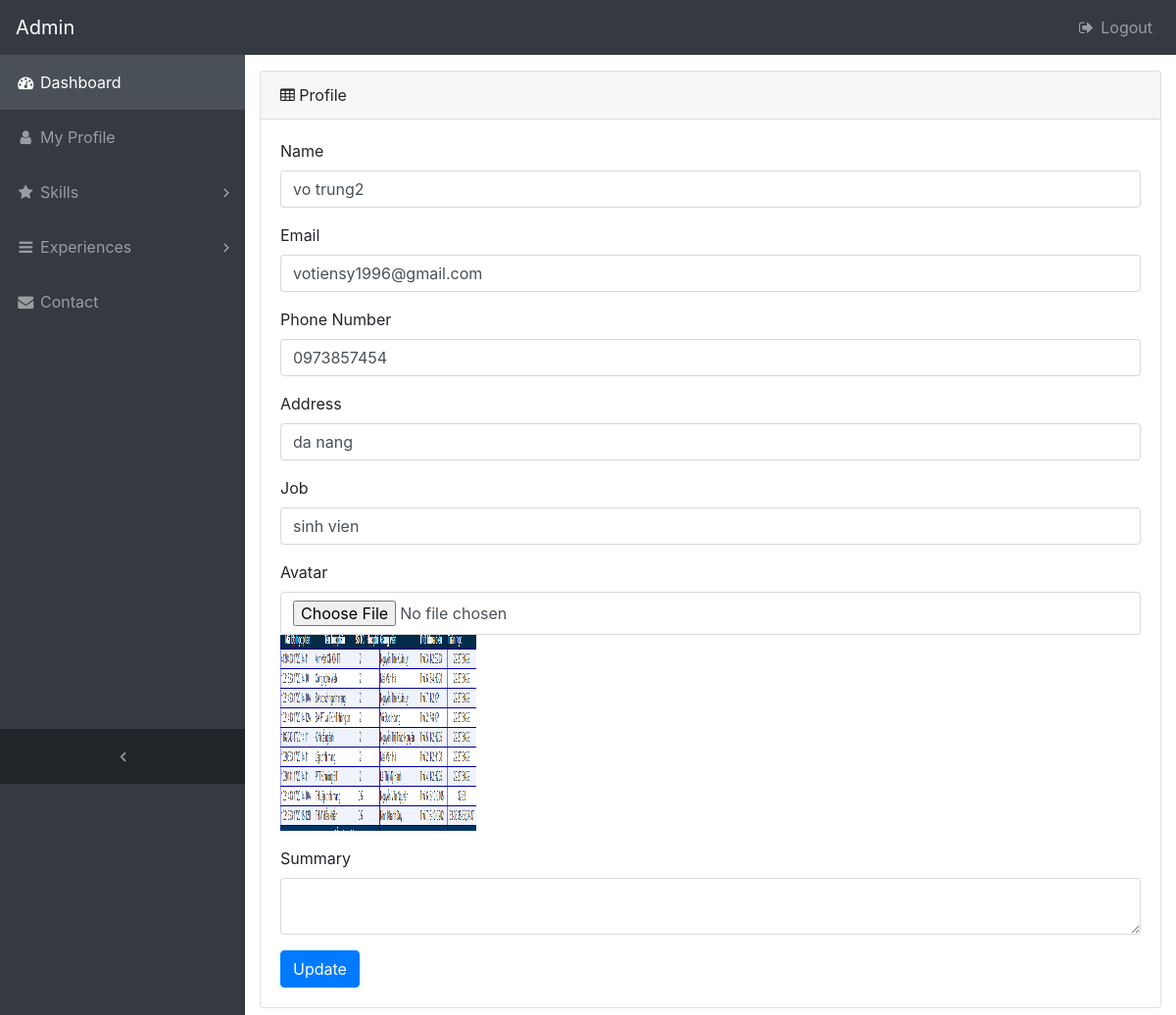
Page /admin/users/profile.php (signed in) on the committed database.
### tables this page shows
CREATE TABLE `users` (
  `id` int(11) NOT NULL,
  `name` varchar(255) NOT NULL,
  `password` varchar(255) NOT NULL,
  `email` varchar(255) NOT NULL,
  `job` varchar(255) NOT NULL,
  `phone` varchar(11) NOT NULL,
  `address` text NOT NULL,
  `avatar` varchar(255) NOT NULL,
  `summary` text NOT NULL
);

### admin/users/profile.php (the view, shortened to what this page needs)
<?php require_once $_SERVER['DOCUMENT_ROOT'].'/profile/templates/admin/inc/dashboard.php';?>
    <div class="content-wrapper py-3">
      <div class="container-fluid">
        <div class="card mb-3">
          <div class="card-header">
            <i class="fa fa-table"></i>
            Profile
          </div>
          <div class="card-body">
            <div class="table-responsive">
              <?php
                $sql = "select * from users where id = {$_SESSION['userLogin']['id']}";
                $user = mysqli_query($conn, $sql);
                $row = mysqli_fetch_assoc($user);
              ?>
              <form action="" method="post" enctype="multipart/form-data">
                <div class="form-group">
                  <label>Name</label>
                  <input class="form-control" type="text" name="name" value="<?=$row["name"]?>" required/>
                </div>
                <div class="form-group">
                  <label>Email</label>
                  <input class="form-control" type="text" name="email" value="<?=$row["email"]?>" required/>
                </div>
                <div class="form-group">
                  <label>Phone Number</label>
                  <input class="form-control" type="text" name="phone" value="<?=$row["phone"]?>" required/>
                </div>
                <div class="form-group">
                  <label>Address</label>
                  <input class="form-control" type="text" name="address" value="<?=$row["address"]?>" required/>
                </div>
                <div class="form-group">
                  <label>Job</label>
                  <input class="form-control" type="text" name="job" value="<?=$row["job"]?>" required/>
                </div>
                <div class="form-group">
                  <label>Avatar</label>
                  <input class="form-control" type="file" name="avatar" value=""/>
                  <div>
                    <img width="200" height="200" src="/profile/files/<?=$row["avatar"]?>">
                  </div>
                </div>
                <div class="form-group">
                  <label>Summary</label>
                  <textarea class="form-control" name="summary"><?=$row['summary']?></textarea>
                </div>
                <div>
                  <input class="btn btn-primary" type="submit" name="update" value="Update" />
                </div>
              </form>
            </div>
          </div>
        </div>
      </div>
    </div>
<?php require_once $_SERVER['DOCUMENT_ROOT'].'/profile/templates/admin/inc/footer.php';?>

### templates/admin/css/sb-admin.css (style rules this page uses)
body { background: #343a40; }
body.fixed-nav { padding-top: 54px; }
@media (min-width: 992px) { body.fixed-nav { padding-top: 56px; } }
.content-wrapper { overflow-x: hidden; background: white; }
@media (min-width: 992px) { .content-wrapper { margin-left: 250px; } }

### rows in the picture
users: name "vo trung2", email "votiensy1996@gmail.com", phone "0973857454", address "da nang", job "sinh vien", avatar (picture)
